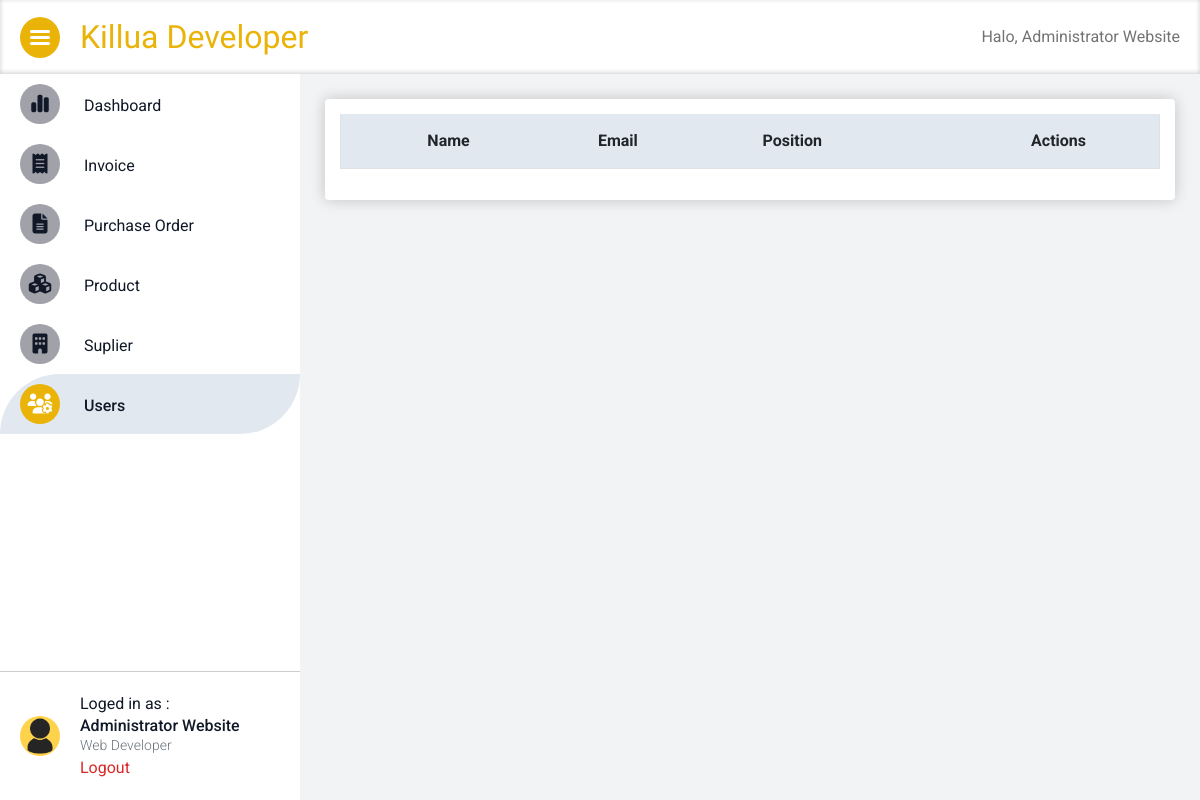
/user/accessibility (signed in), run on an earlier commit of the app's database.
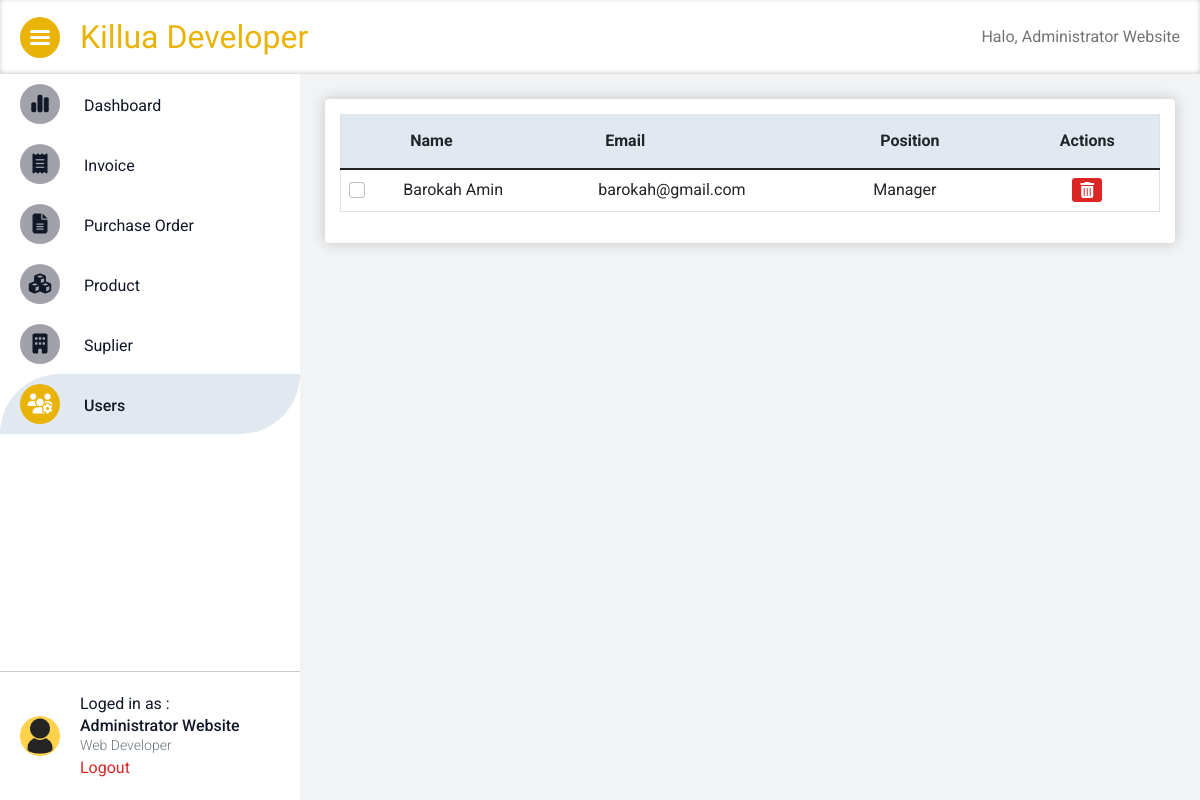
And on a later commit of the database.
### UserApp/models.py (models this page shows, shortened)
class BioUser(models.Model):
    custom_id = models.CharField(max_length=25, unique=True)
    image_profile = models.ImageField(upload_to='profile/', null=True, blank=True)
    birth_date = models.DateField()
    birth_place = models.CharField(max_length=255)
    id_number = models.CharField(max_length=255)
    gender = models.CharField(max_length=2)
    address = models.CharField(max_length=255, null=True, blank=True)
    religion = models.CharField(max_length=255, null=True, blank=True)
    position = models.CharField(max_length=255)
    user = models.ForeignKey(User, on_delete=models.CASCADE)
    def get_position(self):
        return self.position

### UserApp/views.py (the view)
# urls.py: path('accessibility', views.manage_user, name='accessibility'),
@login_required(redirect_field_name='')
@user_passes_test(checkAdmin, redirect_field_name='')
def manage_user(request):
    user_list = BioUser.objects.all()
    table_header = {
        'display_only': ['Name'],
        'not_display_only': ['Email', 'Position'],
    }
    nav_active = {
        'users': 'active',
    }
    biouser = BioUser.objects.get(user=request.user)
    context = {
        'title': 'List User',
        'menu_active': nav_active,
        'user_list': user_list,
        'table_header': table_header,
        'biouser': biouser,
    }
    return render(request, 'datatable/all_user.html', context)

### WarehouseApp/app_func.py (called while the page is built)
def checkAdmin(user):
    if user.is_superuser:
        return True
    else:
        return False

### templates/datatable/all_user.html (shortened to what this page needs)
{% extends 'base.html' %}
{% load static %}
{% block css %}
<link rel="stylesheet" href="https://cdn.datatables.net/1.11.5/css/dataTables.bootstrap5.min.css" type="text/css" />
{% endblock %}
{% block navigation %}
{% include 'navigation.html' %}
{% endblock %}
{% block content %}
<section id="main_section" class="main-section">
    <div class="content-wrapper">
        <table id="example" class="table" style="width:100%">
            <thead>
                <tr>
                    <th class="display-only"></th>
                    {% for head in table_header.display_only %}
                    <th class="display-only">{{ head }}</th>
                    {% endfor %}
                    {% for head in table_header.not_display_only %}
                    <th>{{ head }}</th>
                    {% endfor %}
                    <th class="display-only text-center">Actions</th>
                </tr>
            </thead>
            <tbody>
                {% for content in user_list %}
                {% if not content.user.is_superuser %}
                <tr>
                    <td class="display-only">
                        <input class="table-check form-check-input" type="checkbox" value="{{ content.user.id }}">
                    </td>
                    <td class="display-only table-name">{{ content.user.get_full_name }}</td>
                    <td>{{ content.user.email }}</td>
                    <td>{{ content.position }}</td>
                    <td class="display-only text-center">
                        <a class="btn-action"
                            href="javascript:deleteDataOne('{{ content.user.id }}', '{{ content.user.get_full_name }}')"
                            title="delete">
                            <i class="btn-danger fa-solid fa-trash-can"></i>
                        </a>
                    </td>
                </tr>
                {% endif %}
                {% endfor %}
            </tbody>
        </table>
    </div>
</section>
{% endblock %}

What changed in the data, as far as the page shows it:
added BioUser: user.get_full_name "Barokah Amin", user.email "barokah@gmail.com", position "Manager"
